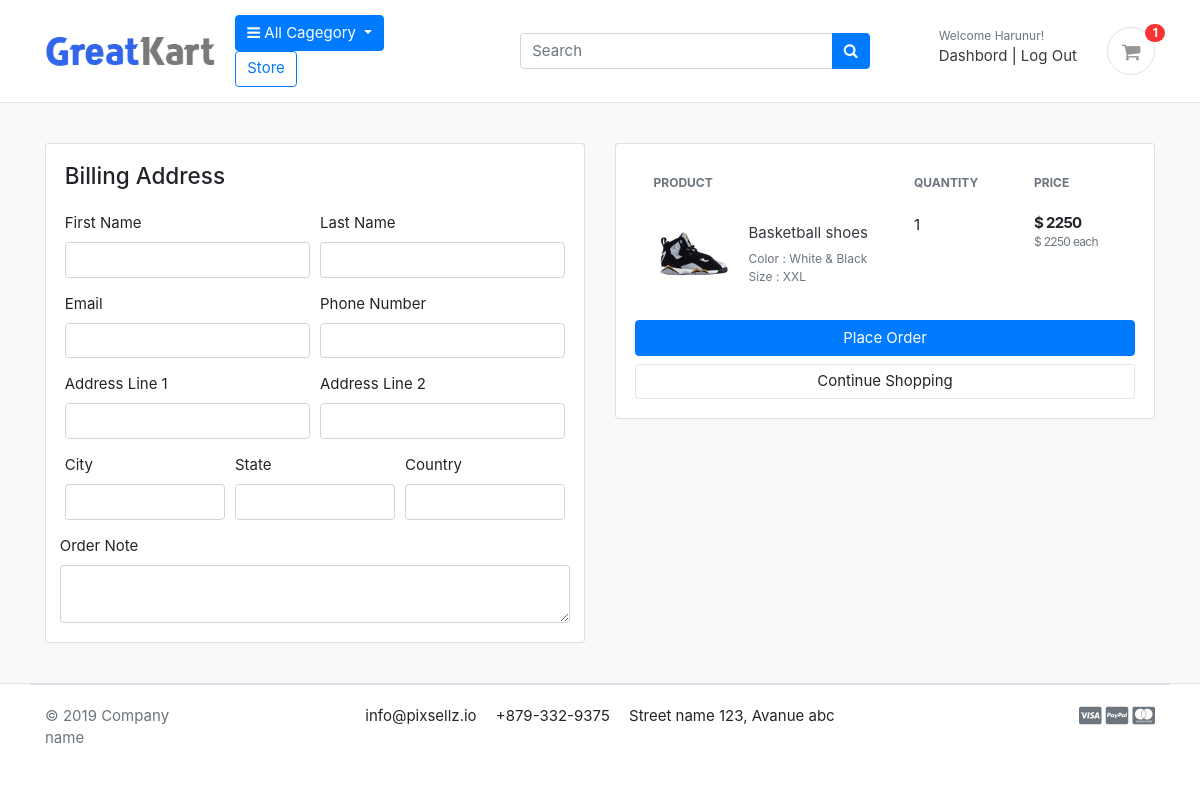
The page /cart/cheakout/ (signed in) on the database its author committed.
### accounts/models.py (models this page shows, shortened)
class Account(AbstractBaseUser):
    first_name      = models.CharField(max_length=50)
    last_name       = models.CharField(max_length=50)
    username        = models.CharField(max_length=50, unique=True)
    email           = models.EmailField(max_length=100, unique=True)
    phone_number    = models.CharField(max_length=50)
    date_joined     = models.DateTimeField(auto_now_add=True)
    last_login      = models.DateTimeField(auto_now_add=True)
    is_admin        = models.BooleanField(default=False)
    is_staff        = models.BooleanField(default=False)
    is_active       = models.BooleanField(default=False)
    is_superadmin   = models.BooleanField(default=False)
    is_seller       = models.BooleanField(default=False)
    USERNAME_FIELD = 'email'
    REQUIRED_FIELDS = ['username', 'first_name', 'last_name']
    objects = MyUserManager()

### cart/models.py (models this page shows, shortened)
class CartItem(models.Model):
    user        =models.ForeignKey(Account,on_delete=models.CASCADE,null=True)
    product     =models.ForeignKey(Product, on_delete=models.CASCADE)
    variations  =models.ManyToManyField(Variation, blank=True)
    cart        =models.ForeignKey(Cart, on_delete=models.CASCADE,null=True)
    quantity    =models.IntegerField()
    is_active   =models.BooleanField(default=True)
    def sub_total(self):
        return self.product.price * self.quantity

### store/models.py (models this page shows, shortened)
class Product(models.Model):
    product_name   =models.CharField(max_length=255,unique=True)
    store          =models.ForeignKey(Store,on_delete=models.CASCADE)
    category       =models.ForeignKey(Category,on_delete=models.CASCADE)
    slug           =models.SlugField(max_length=255,unique=True)
    description    =models.TextField(max_length=500,blank=True)
    price          =models.IntegerField()
    old_price      =models.IntegerField()
    images         =models.ImageField( upload_to='products')
    stock          =models.IntegerField()
    is_available   =models.BooleanField(default=True)
    create_at      =models.DateTimeField( auto_now_add=True)
    update_at      =models.DateTimeField( auto_now=True)
    def get_url(self):
        return reverse('store:single_product',args=[self.store.store_slug, self.slug])

class Variation(models.Model):
    product             = models.ForeignKey(Product,on_delete=models.CASCADE)
    variation_category  = models.CharField(max_length=100,choices=variation_category_choices)
    variation_value     =models.CharField(max_length=50)
    is_active           =models.BooleanField(default=True)
    create_at           =models.DateTimeField(auto_now_add=True)
    objects=VariationManager()

### cart/views.py (the view)
# urls.py: path('cheakout/',views.cheakout,name='cheakout'),
@login_required(login_url='account:user_login')
def cheakout(request,total=0,quantity=0,cart_items=None):
    try:
      tax=0
      grand_total=0
      if request.user.is_authenticated:
        cart_items = CartItem.objects.all().filter(user=request.user)
      else:
        cart=Cart.objects.get(cart_id=_cart_id(request))
        cart_items=CartItem.objects.filter(cart=cart,is_active=True)
      for cart_item in cart_items:
          total +=(cart_item.product.price * cart_item.quantity)
          quantity +=cart_item.quantity
      tax=(2*total)/100
      grand_total=tax + total
    except ObjectDoesNotExist:
      pass
    return render(request,'store/cheakout.html',context={'total':total,'quantity':quantity,'cart_items':cart_items,'tax':tax,'grand_total':grand_total})

### cart/context_processors.py (called while the page is built)
def counter(request):
    cart_count = 0
    if 'admin' in request.path:
        return {}
    else:
        try:
            cart = Cart.objects.filter(cart_id=_cart_id(request))
            if request.user.is_authenticated:
                cart_items = CartItem.objects.all().filter(user=request.user)
            else:
                cart_items = CartItem.objects.all().filter(cart=cart[:1])
            for cart_item in cart_items:
                cart_count += cart_item.quantity
        except Cart.DoesNotExist:
            cart_count = 0
    return dict(cart_count=cart_count)

### cart/views.py (called while the page is built)
def _cart_id(request):
    cart=request.session.session_key
    if not cart:
        cart=request.session.create()
    return cart

### category/context_processors.py (called while the page is built)
def menu_links(request):
    links =Category.objects.all()
    return dict(links=links)

### category/models.py (called while the page is built)
    def get_url(self):
        return reverse('store:Products_by_category',args=[self.slug])

### templates/store/cheakout.html (shortened to what this page needs)
{% extends 'base.html' %}
{% load static %}
{% load crispy_forms_tags %}
{% block header %}
{% include "includes/header.html" %}
{% endblock header %}
{% block content %}
<section class="section-content padding-y bg">
    <div class="container">
    <div class="row">
        <aside class="col-lg-6">
    <div class="card">
      <div class="card-body">
        <h4 class="card-title mb-4">Billing Address</h4>
        <form action="{% url 'orders:place_order' %}" method="POST">
          <div class="form-row">
            <div class="col form-group">
              <label for="">First Name</label>
              <input type="text" name="first_name" class="form-control" required>
            </div>
            <div class="col form-group">
              <label for="">Last Name</label>
              <input type="text" name="last_name" class="form-control" required>
            </div>
          </div>
          <div class="form-row">
            <div class="col form-group">
              <label for="">Email</label>
              <input type="email" name="email" class="form-control" required>
            </div>
            <div class="col form-group">
              <label for="">Phone Number</label>
              <input type="text" name="phone" class="form-control" required>
            </div>
          </div>
          <div class="form-row">
            <div class="col form-group">
              <label for="">Address Line 1</label>
              <input type="text" name="address_line_1" class="form-control" required>
            </div>
            <div class="col form-group">
              <label for="">Address Line 2</label>
              <input type="text" name="address_line_2" class="form-control">
            </div>
          </div>
          <div class="form-row">
            <div class="col form-group">
              <label for="">City</label>
              <input type="text" name="city" class="form-control" required>
            </div>
            <div class="col form-group">
              <label for="">State</label>
              <input type="text" name="state" class="form-control" required>
            </div>
            <div class="col form-group">
              <label for="">Country</label>
              <input type="text" name="country" class="form-control" required>
            </div>
            </div>
            <div class="form-row">
              <label for="">Order Note</label>
              <textarea name="order_note" rows="2" class="form-control"></textarea>
            </div>
      </div>
    </div>
        </aside>
        <aside class="col-lg-6">
            <div class="card">
            <div class="card-body">
          <table class="table table-borderless table-shopping-cart">
          <thead class="text-muted">
          <tr class="small text-uppercase">
            <th scope="col">Product</th>
            <th scope="col" width="120">Quantity</th>
            <th scope="col" width="120">Price</th>
          </tr>
          </thead>
          <tbody>
                    {% for cart_item in cart_items %}
              <tr>
                  <td>
                    <figure class="itemside align-items-center">
											<div class="aside"><img src="{{ cart_item.product.images.url }}" class="img-sm"></div>
											<figcaption class="info">
												<a href="{{ cart_item.product.get_url }}" class="title text-dark">{{ cart_item.product.product_name }}</a>
												<p class="text-muted small">
													{% if cart_item.variations.all %}
													{% for item in cart_item.variations.all %}
													{{ item.variation_category | capfirst }} : {{ item.variation_value | capfirst }} <br>
													{% endfor %}
													{% endif %}
												</p>
											</figcaption>
										</figure>
                  </td>
                  <td>
                              <label for="">{{cart_item.quantity}}</label>
                  </td>
                  <td>
                      <div class="price-wrap">
                          <var class="price">$ {{ cart_item.sub_total }}</var>
                          <small class="text-muted"> $ {{ cart_item.product.price }} each </small>
                      </div>
                  </td>
              </tr>
              {% endfor %}
          </tbody>
          </table>
          <button type="submit" name="submit" class="btn btn-primary btn-block">Place Order</button>
                <a href="{% url 'store:home' %}" class="btn btn-light btn-block">Continue Shopping</a>
            </div>
            </div>
    </aside>
    </div>
    </div>
    </section>
{% endblock content %}
{% block footer %}
{% include "includes/footer.html" %}
{% endblock footer %}

### templates/includes/header.html (shortened to what this page needs)
{% load static %}
<header class="section-header">
    <section class="header-main border-bottom">
        <div class="container">
			<div class="row align-items-center">
				<div class="col-md-2 ">
					<a href="{% url 'store:home'%}" class="brand-wrap">
					<img class="logo" src="{% static './images/logo.png' %}">
					</a>
				</div>
				<div class="col-md-3 flex-grow-0">
					<div class="dropdown">
						<a class="btn btn-primary dropdown-toggle" href="#" role="button" id="dropdownMenuLink" data-toggle="dropdown" aria-haspopup="true" aria-expanded="false">
						  <i class="fa fa-bars" aria-hidden="true"></i> All Cagegory
						</a>
						<a href="{% url 'store:store' %}" class="btn btn-outline-primary mr-5">Store</a>
					</div>
				</div>
				<div class="col-md-4 ">
					<form action="{% url 'store:search' %}" class="search" method="GET">
						<div class="input-group w-100 ">
							<input type="text" class="form-control" style="width:60%;" placeholder="Search" name="keyword">
							<div class="input-group-append">
							<button class="btn btn-primary" type="submit">
								<i class="fa fa-search"></i>
							</button>
							</div>
						</div>
					</form>
				</div>
				<div class="col-md-3">
					<div class="d-flex justify-content-end mb-3 mb-lg-0">
						{% if user.id is None %}
						<div class="widget-header">
							<small class="title text-muted">Welcome Guest!</small>
							<div>
								<a href="{% url 'account:user_login' %}">Sign in</a> <span class="dark-transp"> | </span>
								<a href="{% url 'account:signup' %}"> Register</a>
							</div>
						</div>
						{% else %}
						<div class="widget-header">
							<small class="title text-muted">Welcome {{ user.first_name }}!</small>
							<div>
								<a href="{% url 'account:dashbord' %}">Dashbord</a> <span class="dark-transp"> | </span>
								<a href="{% url 'account:logout' %}"> Log Out</a>
							</div>
						</div>
						{% endif %}
						<a href="{% url 'cart:cart' %}" class="widget-header pl-3 ml-3 ">
							<div class="icon icon-sm rounded-circle border"><i class="fa fa-shopping-cart"></i></div>
							<span class="badge badge-pill badge-danger notify">{{cart_count}}</span>
						</a>
					</div>
				</div>
			</div>
		</div>
	</section>
</header>

### cart/static/css/ui.css (style rules this page uses)
html { font-family: "Inter", sans-serif; font-size: 15px; }
.price-wrap { letter-spacing: -0.7px; }
.icon-xs, .icon-sm, .icon-md, .icon-lg { display: inline-block; text-align: center; flex-shrink: 0; flex-grow: 0; }
.icon-sm { width: 48px; height: 48px; line-height: 48px !important; font-size: 20px; }
.img-xs, .img-sm, .img-md, .img-lg { -o-object-fit: cover; object-fit: cover; flex-shrink: 0; flex-grow: 0; }
.img-sm { width: 80px; height: 80px; }
.padding-y { padding-top: 40px; padding-bottom: 40px; }
var { font-style: normal; }
figure { margin-bottom: 0; }
article:after, .form-group:after { display: block; clear: both; content: ""; }
.bg { background-color: #f8f9fa; }
p:last-child { margin-bottom: 0; }
.header-main { position: relative; padding-top: 1rem; padding-bottom: 1rem; }
.brand-wrap .logo, .navbar-brand .logo { margin-right: 7px; max-height: 42px; display: inline-block; }
.widget-header { display: inline-block; vertical-align: middle; position: relative; }
.widget-header a { color: #343a40; }
.widget-header i { color: #969696; }
.widget-header .title { display: block; }
.widget-header .notify { position: absolute; top: -3px; right: -10px; }
.btn-light { background-color: #fff; border-color: #e4e4e4; }
.itemside { position: relative; display: flex; width: 100%; }
.itemside .aside { position: relative; flex-shrink: 0; }
.itemside .info { padding-left: 15px; padding-right: 7px; }
.itemside p { margin-bottom: 0; }
.itemside .title { display: block; margin-bottom: 5px; color: #212529; }
.notify { position: absolute; top: -4px; right: -10px; display: inline-block; padding: 0.25em 0.6em; font-size: 12px; line-height: 1; text-align: center; border-radius: 3rem; color: #fff; background-color: #fa3434; }
.price { font-weight: 600; color: #212529; }
.table-shopping-cart.table td, .table-shopping-cart.table th { padding-left: 1.25rem; padding-right: 1.25rem; }
.table-shopping-cart .price-wrap { line-height: 1.2; }
.table-shopping-cart .price { font-weight: bold; margin-right: 5px; display: block; }

### rows shown on the page
Account: first_name "Harunur"
CartItem: product.images (picture), product.product_name "Basketball shoes", quantity "1", sub_total "2250", product.price "2250"
Variation: variation_category "Color", variation_value "White & Black"
Variation: variation_category "Size", variation_value "XXL"

### other values the page prints
{{ cart_count }} "1"
